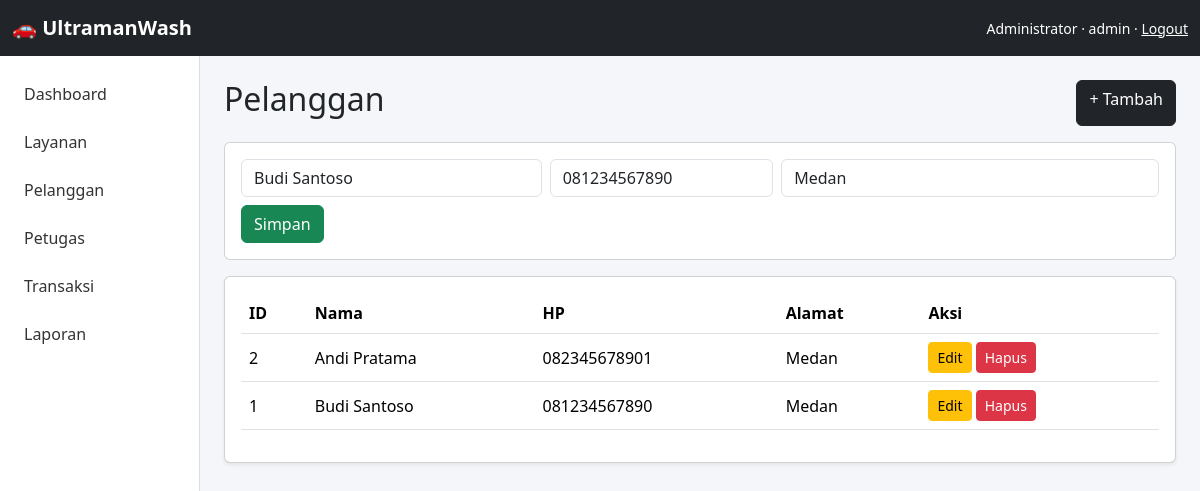
The page /app/admin/customers.php?edit=1 (signed in) on the database its author committed.
### tables this page shows
CREATE TABLE IF NOT EXISTS customers (
    id INT AUTO_INCREMENT PRIMARY KEY,
    name VARCHAR(100) NOT NULL,
    phone VARCHAR(30) NOT NULL,
    address TEXT,
    created_at TIMESTAMP DEFAULT CURRENT_TIMESTAMP
);

### app/includes/auth.php (called while the page is built, shortened)
<?php
function e($value) {
    return htmlspecialchars((string)$value, ENT_QUOTES, 'UTF-8');
}

### app/admin/customers.php (the view, shortened to what this page needs)
<?php
require_once __DIR__.'/../config/database.php'; require_once __DIR__.'/../includes/auth.php'; require_role('admin');
$edit=null;if(isset($_GET['edit'])){$q=$pdo->prepare("SELECT * FROM customers WHERE id=?");$q->execute([(int)$_GET['edit']]);$edit=$q->fetch();}
$rows=$pdo->query("SELECT * FROM customers ORDER BY id DESC")->fetchAll();require __DIR__.'/../includes/header.php';?>
<div class="d-flex justify-content-between"><h2>Pelanggan</h2><a class="btn btn-dark" href="?new=1">+ Tambah</a></div>
<?php if(isset($_GET['new'])||$edit): ?><div class="card my-3"><div class="card-body"><form method="post" class="row g-2"><input type="hidden" name="id" value="<?=e($edit['id']??0)?>"><div class="col-md-4"><input class="form-control" name="name" placeholder="Nama" value="<?=e($edit['name']??'')?>" required></div><div class="col-md-3"><input class="form-control" name="phone" placeholder="No. HP" value="<?=e($edit['phone']??'')?>" required></div><div class="col-md-5"><input class="form-control" name="address" placeholder="Alamat" value="<?=e($edit['address']??'')?>"></div><div><button class="btn btn-success">Simpan</button></div></form></div></div><?php endif;?>
<div class="card shadow-sm"><div class="card-body"><table class="table"><tr><th>ID</th><th>Nama</th><th>HP</th><th>Alamat</th><th>Aksi</th></tr><?php foreach($rows as $r):?><tr><td><?=$r['id']?></td><td><?=e($r['name'])?></td><td><?=e($r['phone'])?></td><td><?=e($r['address'])?></td><td><a class="btn btn-sm btn-warning" href="?edit=<?=$r['id']?>">Edit</a> <a class="btn btn-sm btn-danger" onclick="return confirm('Hapus?')" href="?delete=<?=$r['id']?>">Hapus</a></td></tr><?php endforeach;?></table></div></div>
<?php require __DIR__.'/../includes/footer.php';?>

### app/assets/css/style.css (style rules this page uses)
body { background:#f4f6f9 }
.table { vertical-align:middle }

### rows shown on the page
customers: name "Budi Santoso", phone "081234567890", address "Medan", id "1"
customers: id "2", name "Andi Pratama", phone "082345678901", address "Medan"

### other values the page prints
$_SESSION['user']['name'] "Administrator"
$_SESSION['user']['role'] "admin"
